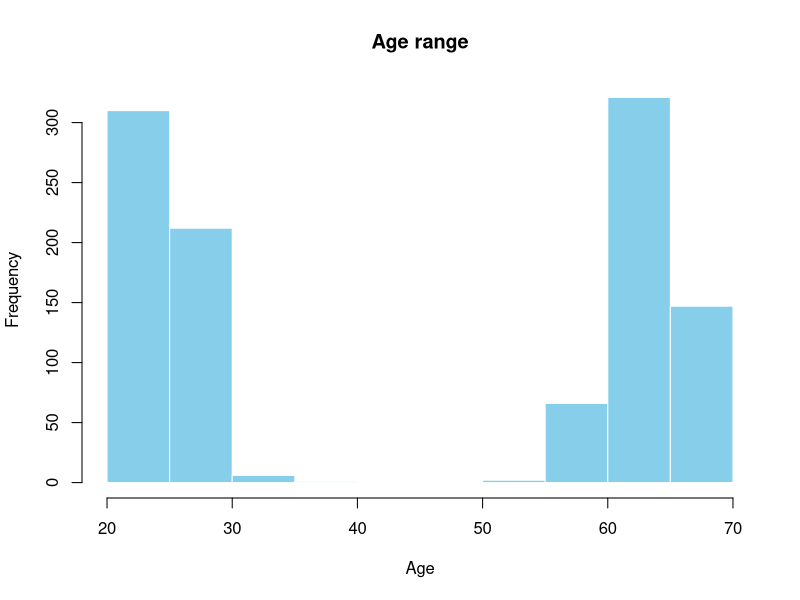
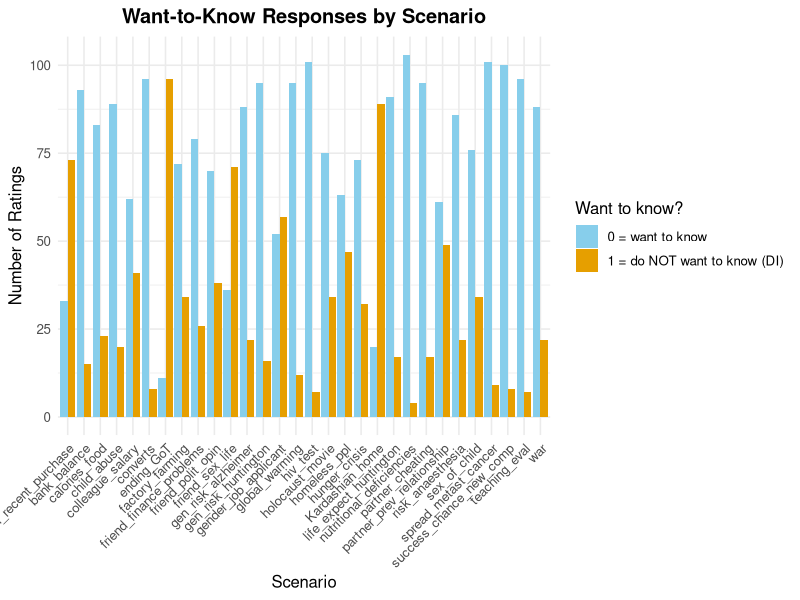
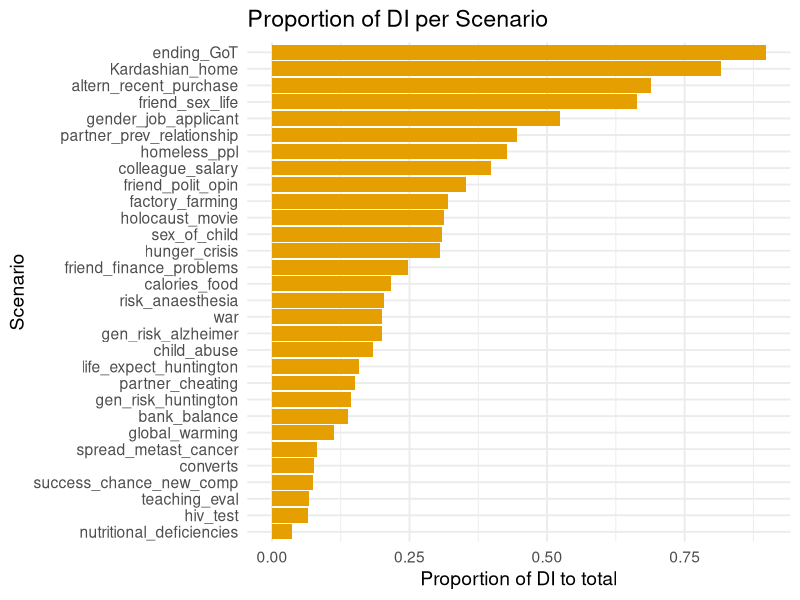
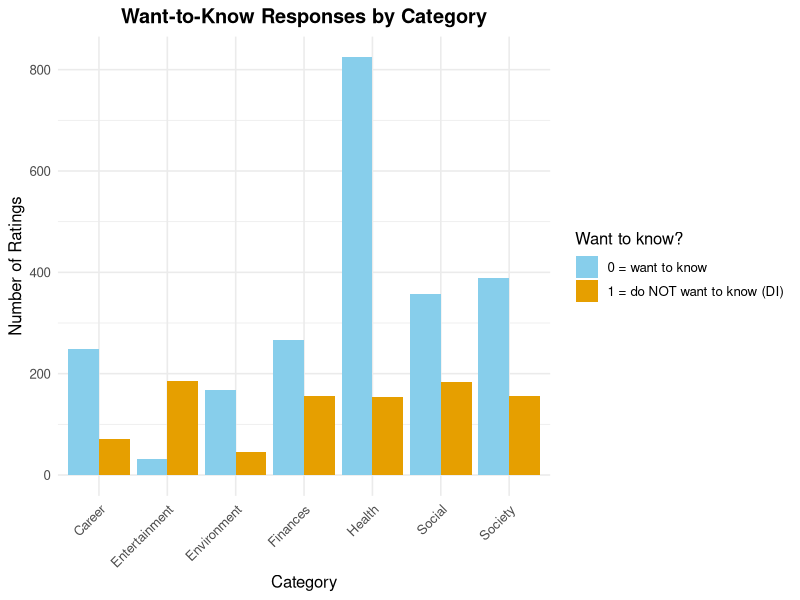
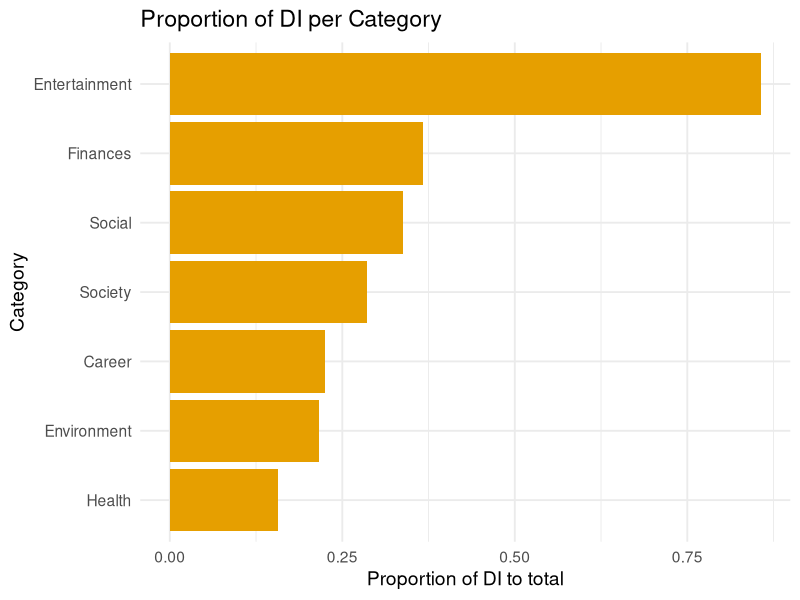
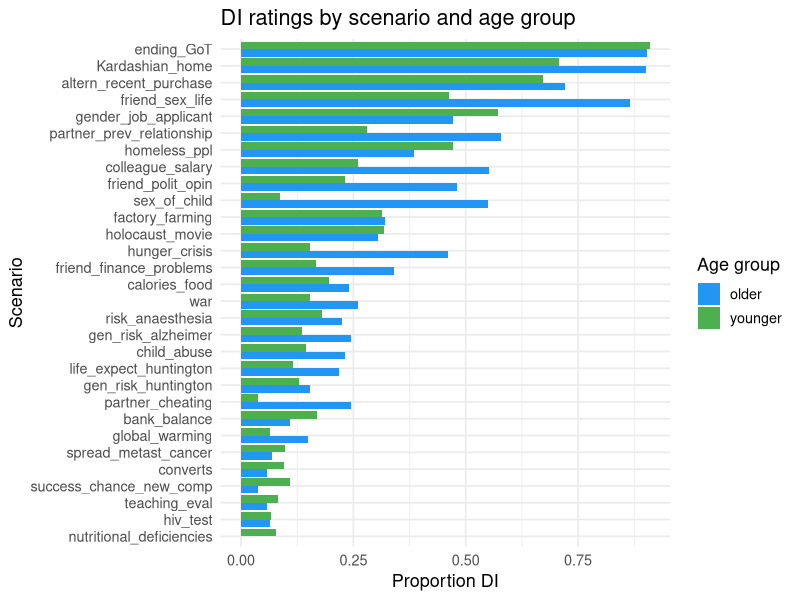
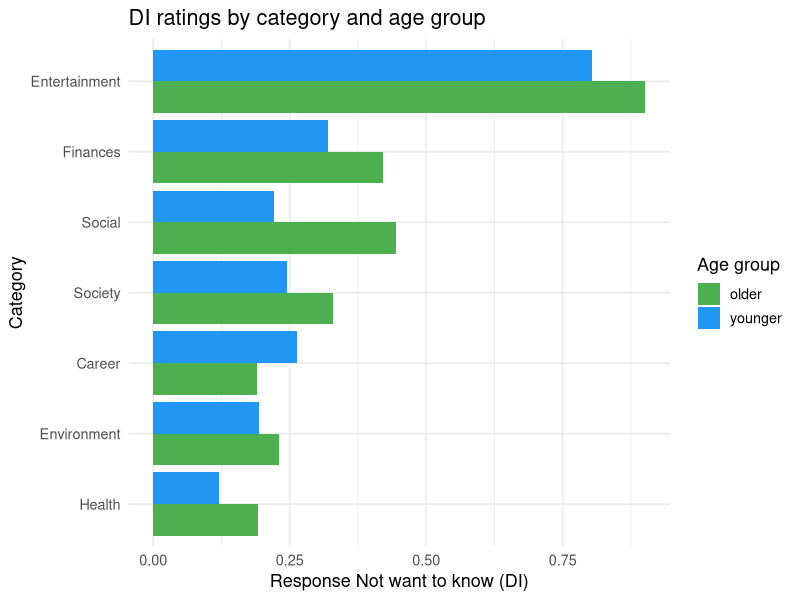
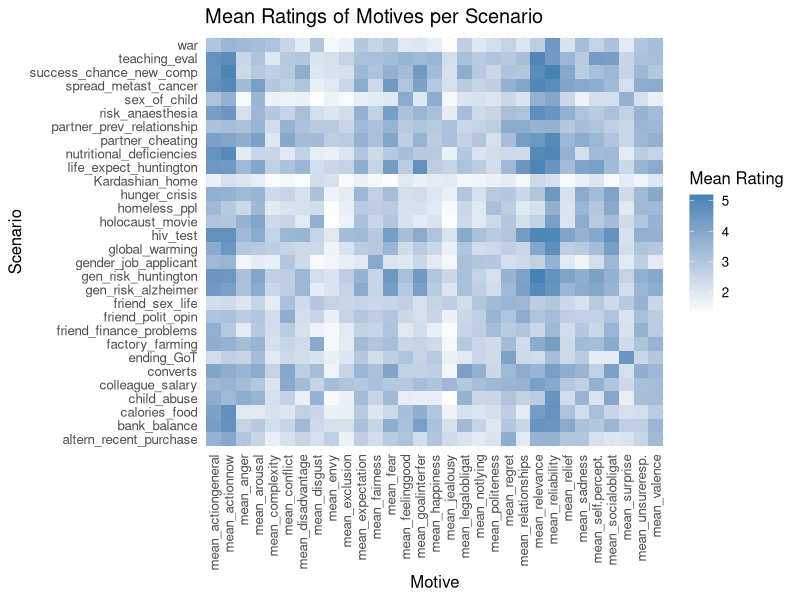

Here is the R script that generated these plots, in order:
## ---- chunk 1
knitr::opts_chunk$set(echo = TRUE)
library(readr)
library(dplyr)
library(tidyr)
library(ggplot2)
library(knitr)
## ---- chunk 2
dat <- read_csv("dl2_data_processed.csv")
## ---- chunk 3
dat_short <- dat %>%
filter(!is.na(want_to_know_bin))
## ---- chunk 4
dat_short <- dat_short %>%
  mutate(
    Scenario_Category = case_when(
      Scenario_Content %in% c(
        "hiv_test", "gen_risk_alzheimer", "gen_risk_huntington", 
        "life_expect_huntington", "spread_metast_cancer", "risk_anaesthesia",
        "nutritional_deficiencies", "calories_food", "sex_of_child"
      ) ~ "Health",
      
      Scenario_Content %in% c(
        "partner_cheating", "partner_prev_relationship",
        "converts",
        "friend_polit_opin", "friend_sex_life"
      ) ~ "Social",
      
      Scenario_Content %in% c(
        "colleague_salary", "bank_balance",
        "altern_recent_purchase", "friend_finance_problems"
      ) ~ "Finances",
      
      Scenario_Content %in% c(
        "success_chance_new_comp", "gender_job_applicant", "teaching_eval"
      ) ~ "Career",
      
      Scenario_Content %in% c(
        "hunger_crisis", "war", "holocaust_movie",
        "child_abuse", "homeless_ppl"
      ) ~ "Society",
      
      Scenario_Content %in% c(
        "Kardashian_home", "ending_GoT"
      ) ~ "Entertainment",
      
      Scenario_Content %in% c(
        "global_warming", "factory_farming"
      ) ~ "Environment",
    )
  )

## ---- chunk 5
motive_vars <- c("expectation","valence","arousal", "sadness","anger","fear", 
                  "jealousy","envy","disgust","regret","feelinggood","relief",
                  "happiness","complexity","relevance","reliability","relationships",
                  "conflict","politeness","notlying","unsureresp.","exclusion",
                  "self.percept.","actiongeneral","actionnow","disadvantage",
                  "goalinterfer","socialobligat","legalobligat","surprise","fairness")


data_wide <- dat_short %>%
  select(ResponseId, Age, Age_group, Scenario_Code, all_of(motive_vars)) %>%
  # long -> wide
  pivot_wider(
    id_cols = c(ResponseId, Age, Age_group), 
    names_from = Scenario_Code,
    values_from = all_of(motive_vars),
    names_sep = "_"
  )

## ---- chunk 6
nrow(data_wide)
## ---- chunk 7
data_wide %>%
  dplyr::group_by(Age_group) %>%
  dplyr::summarise(count = n())
## ---- chunk 8
range(data_wide$Age, na.rm = TRUE)
## ---- chunk 9
hist(data_wide$Age,
     main = "Age range",
     xlab = "Age",
     ylab = "Frequency",
     col = "skyblue",
     border = "white")
## ---- chunk 10
ratings_count_person <- dat_short %>%
  dplyr::filter(want_to_know_bin %in% c(0, 1)) %>%  
  dplyr::group_by(ResponseId) %>%
  dplyr::summarise(
    n_valid_ratings = n(),   
    .groups = "drop"
  )
## ---- chunk 11
rating_cols <- setdiff(names(data_wide), c("ResponseId", "Age_group"))

motives_count_person <- data_wide %>%
  mutate(
    n_ratings_filled = rowSums(
      select(., all_of(rating_cols)) != -99 & !is.na(select(., all_of(rating_cols)))
    )
  ) %>%
  select(ResponseId, n_ratings_filled)

### Combine Both Counts
ratings_combined <- merge(
  ratings_count_person,
  motives_count_person,
  by = "ResponseId"
)

ratings_combined <- ratings_combined %>%
  mutate(avg_ratings_per_scenario = n_ratings_filled / n_valid_ratings)
## ---- chunk 12
mean(ratings_combined$avg_ratings_per_scenario, na.rm = TRUE)
## ---- chunk 13
dat_short <- dat_short %>%
  mutate(Age_group = ifelse(is.na(Age_group), "unknown", Age_group))

scenario_participants <- dat_short %>%
  dplyr::group_by(Scenario_Content, Age_group) %>%
  dplyr::summarise(n_ratings = n(), .groups = "drop")

scenario_participants
## ---- chunk 14
overall_DI <- dat_short %>%
  dplyr::filter(!is.na(want_to_know_bin)) %>%
  dplyr::summarise(
    total_responses = n(),
    total_DI = sum(want_to_know_bin == 1),
    proportion_DI = mean(want_to_know_bin == 1)
  )

overall_DI 
## ---- chunk 15
scenario_counts <- dat_short %>%
  dplyr::group_by(Scenario_Content) %>%
  dplyr::summarise(n_ratings = n(), .groups = "drop")

scenario_counts
## ---- chunk 16
di_scenario <- dat_short %>% 
  dplyr::group_by(Scenario_Content, want_to_know_bin) %>% 
  dplyr::summarise(n_ratings = n(),.groups = "drop")

## ---- chunk 17
ggplot(di_scenario, aes(x = Scenario_Content, y = n_ratings, fill = factor(want_to_know_bin))) +
  geom_bar(stat = "identity", position = "dodge") +
  scale_fill_manual(values = c("0" = "skyblue", "1" = "#E69F00"),
                    name = "Want to know?",
                    labels = c("0 = want to know", "1 = do NOT want to know (DI)")) +
  labs(
    title = "Want-to-Know Responses by Scenario",
    x = "Scenario",
    y = "Number of Ratings"
  ) +
  theme_minimal(base_size = 12) +
  theme(
    axis.text.x = element_text(angle = 45, hjust = 1),
    plot.title = element_text(face = "bold", hjust = 0.5)
  )

## ---- chunk 18
di_scenario_full <- dat_short %>% 
  dplyr::group_by(Scenario_Content) %>%
  dplyr::summarise(
    n_0  = sum(want_to_know_bin == 0, na.rm = TRUE),
    n_di  = sum(want_to_know_bin == 1, na.rm = TRUE),
    total = n_0 + n_di,
    prop_1 = n_di / total,
    .groups = "drop"
  )%>%
  dplyr::arrange(desc(prop_1))

di_scenario_full <- di_scenario_full %>%
  mutate(Scenario_Content = factor(Scenario_Content, levels = Scenario_Content[order(prop_1)]))
## ---- chunk 19
ggplot(di_scenario_full, aes(x = Scenario_Content, y = prop_1)) +
  geom_col(fill = "#E69F00") +
  coord_flip() +
  labs(
    title = "Proportion of DI per Scenario",
    x = "Scenario",
    y = "Proportion of DI to total"
  ) +
  theme_minimal(base_size = 14)
## ---- chunk 20
di_category <- dat_short %>% 
  dplyr::group_by(Scenario_Category, want_to_know_bin) %>% 
  dplyr::summarise(n_ratings = n(),.groups = "drop")
## ---- chunk 21
ggplot(di_category, aes(x = Scenario_Category, y = n_ratings, fill = factor(want_to_know_bin))) +
  geom_bar(stat = "identity", position = "dodge") +
  scale_fill_manual(values = c("0" = "skyblue", "1" = "#E69F00"),
                    name = "Want to know?",
                    labels = c("0 = want to know", "1 = do NOT want to know (DI)")) +
  labs(
    title = "Want-to-Know Responses by Category",
    x = "Category",
    y = "Number of Ratings"
  ) +
  theme_minimal(base_size = 12) +
  theme(
    axis.text.x = element_text(angle = 45, hjust = 1),
    plot.title = element_text(face = "bold", hjust = 0.5)
  )

## ---- chunk 22
di_category_full <- dat_short %>% 
  dplyr::group_by(Scenario_Category) %>%
  dplyr::summarise(
    n_0  = sum(want_to_know_bin == 0, na.rm = TRUE),
    n_di  = sum(want_to_know_bin == 1, na.rm = TRUE),
    total = n_0 + n_di,
    prop_1 = n_di / total,
    .groups = "drop"
  )%>%
  dplyr::arrange(desc(prop_1))

di_category_full <- di_category_full %>%
  mutate(Scenario_Category = factor(Scenario_Category, levels = Scenario_Category[order(prop_1)]))
## ---- chunk 23
ggplot(di_category_full, aes(x = Scenario_Category, y = prop_1)) +
  geom_col(fill = "#E69F00") +
  coord_flip() +
  labs(
    title = "Proportion of DI per Category",
    x = "Category",
    y = "Proportion of DI to total"
  ) +
  theme_minimal(base_size = 14)
## ---- chunk 24
overall_DI_age <- dat_short %>%
  dplyr::filter(!is.na(want_to_know_bin)) %>%
  dplyr::group_by(Age_group) %>%        
  dplyr::summarise(
    total_responses = n(),
    total_DI = sum(want_to_know_bin == 1),
    proportion_DI = mean(want_to_know_bin == 1),
    .groups = "drop"
  )
overall_DI_age
## ---- chunk 25
scenario_age_prop <- dat_short %>%
  dplyr::group_by(Scenario_Content, Age_group) %>%
  dplyr::summarise(
    total_participants = n(),
    n_want_to_know = sum(want_to_know_bin == 1, na.rm = TRUE),
    .groups = "drop"
  ) %>%
  dplyr::mutate(prop_want_to_know = n_want_to_know / total_participants) %>%
  dplyr::select(-n_want_to_know, -total_participants) %>%
  pivot_wider(
    names_from = Age_group,
    values_from = prop_want_to_know,
    values_fill = 0
  ) %>%
  mutate(diff_prop_young_old = younger - older) %>%
  arrange(desc(diff_prop_young_old)) 

scenario_age_prop 
## ---- chunk 26
scenario_age_long <- scenario_age_prop %>%
  pivot_longer(cols = c(younger, older),
               names_to = "Age_group",
               values_to = "prop_want_to_know") %>%
  group_by(Scenario_Content) %>%
  mutate(mean_prop = mean(prop_want_to_know, na.rm = TRUE)) %>%
  ungroup()

ggplot(scenario_age_long,
       aes(x = reorder(Scenario_Content, mean_prop),
           y = prop_want_to_know,
           fill = Age_group)) +
  geom_col(position = "dodge") +
  scale_fill_manual(values = c("younger" = "#4CAF50", "older" = "#2196F3"),
                    labels = c("older", "younger")) +
  labs(
    title = "DI ratings by scenario and age group",
    x = "Scenario",
    y = "Proportion DI",
    fill = "Age group"
  ) +
  coord_flip() +
  theme_minimal(base_size = 13)
## ---- chunk 27
category_age_prop <- dat_short %>%
  dplyr::group_by(Scenario_Category, Age_group) %>%
  dplyr::summarise(
    total_participants = n(),
    n_want_to_know = sum(want_to_know_bin == 1, na.rm = TRUE),
    .groups = "drop"
  ) %>%
  dplyr::mutate(prop_want_to_know = n_want_to_know / total_participants) %>%
  dplyr::select(-n_want_to_know, -total_participants) %>%
  pivot_wider(
    names_from = Age_group,
    values_from = prop_want_to_know,
    values_fill = 0
  ) %>%
  mutate(diff_prop_young_old = younger - older) %>%
  arrange(desc(diff_prop_young_old)) 

category_age_prop
## ---- chunk 28
scenario_age_long_cat <- category_age_prop %>%
  pivot_longer(cols = c(younger, older),
               names_to = "Age_group",
               values_to = "prop_want_to_know") %>%
  group_by(Scenario_Category) %>%
  mutate(mean_prop = mean(prop_want_to_know, na.rm = TRUE)) %>%
  ungroup()

ggplot(scenario_age_long_cat,
       aes(x = reorder(Scenario_Category, mean_prop),
           y = prop_want_to_know,
           fill = Age_group)) +
  geom_col(position = "dodge") +
  scale_fill_manual(values = c("older" = "#4CAF50", "younger" = "#2196F3"),
                    labels = c("older", "younger")) +
  labs(
    title = "DI ratings by category and age group",
    x = "Category",
    y = "Response Not want to know (DI)",
    fill = "Age group"
  ) +
  coord_flip() +
  theme_minimal(base_size = 13)
## ---- chunk 29
overall_motives <- dat_short %>%
  summarise(across(all_of(motive_vars), ~ mean(.x[.x != -99], na.rm = TRUE))) %>%
  pivot_longer(cols = everything(), names_to = "motive", values_to = "mean_rating") %>%
  arrange(desc(mean_rating))

overall_motives
## ---- chunk 30
ratings_per_motive_mean <- dat_short %>%
  dplyr::group_by(Scenario_Content) %>%
  dplyr::summarise(
    across(
      all_of(motive_vars),
      ~ mean(.x[.x != -99], na.rm = TRUE),
      .names = "mean_{.col}"
    ),
    .groups = "drop"
  )
## ---- chunk 31
ratings_long <- ratings_per_motive_mean %>%
  pivot_longer(
    cols = starts_with("mean_"),
    names_to = "Motive",
    values_to = "MeanRating"
  )


ggplot(ratings_long, aes(x = Motive, y = Scenario_Content, fill = MeanRating)) +
  geom_tile() +
  scale_fill_gradient(low = "white", high = "steelblue") +
  labs(
    title = "Mean Ratings of Motives per Scenario",
    x = "Motive",
    y = "Scenario",
    fill = "Mean Rating"
  ) +
  theme_minimal(base_size = 12) +
  theme(axis.text.x = element_text(angle = 90, vjust = 0.5, hjust=1))

## ---- chunk 32
top3_motives <- dat_short %>%
  dplyr::group_by(Scenario_Content) %>%
  dplyr::summarise(across(all_of(motive_vars),
                   ~ mean(.x[.x != -99], na.rm = TRUE),  
                   .names = "avg_{.col}"),
            .groups = "drop") %>%
  pivot_longer(
    cols = starts_with("avg_"),
    names_to = "motive",
    values_to = "avg_rating"
  ) %>%
  mutate(motive = sub("^avg_", "", motive)) %>%
  dplyr::group_by(Scenario_Content) %>%
  slice_max(avg_rating, n = 3, with_ties = FALSE) %>% 
  arrange(Scenario_Content, desc(avg_rating)) %>%
  ungroup()
## ---- chunk 33
top3_motives_table <- dat_short %>%
  dplyr::group_by(Scenario_Content) %>%
  dplyr::summarise(
    across(
      all_of(motive_vars),
      ~ mean(.x[.x != -99], na.rm = TRUE),  
      .names = "avg_{.col}"
    ),
    .groups = "drop"
  ) %>%
  pivot_longer(
    cols = starts_with("avg_"),
    names_to = "motive",
    values_to = "avg_rating"
  ) %>%
  mutate(motive = sub("^avg_", "", motive)) %>%
  dplyr::group_by(Scenario_Content) %>%
  slice_max(avg_rating, n = 3, with_ties = FALSE) %>%
  arrange(Scenario_Content, desc(avg_rating)) %>%
  mutate(rank = row_number()) %>%
  pivot_wider(
    names_from = rank,
    values_from = c(motive, avg_rating),
    names_glue = "Top{rank}_{.value}"
  ) %>%
  arrange(Scenario_Content)

knitr::kable(top3_motives_table, digits = 2, caption = "Top 3 Motives (Mean Ratings) per Scenario")
## ---- chunk 34
ggplot(top3_motives, aes(x = motive, y = Scenario_Content, fill = avg_rating)) +
  geom_tile(color = "white") +
  scale_fill_gradient(low = "white", high = "steelblue") +
  labs(
    title = "Top 3 Motives by Scenario",
    x = "Motive",
    y = "Scenario",
    fill = "Mean Rating"
  ) +
  theme_minimal(base_size = 12) +
  theme(axis.text.x = element_text(angle = 45, hjust = 1))
## ---- chunk 35
ratings_per_motive_mean_cat <- dat_short %>%
  dplyr::group_by(Scenario_Category) %>%
  dplyr::summarise(
    across(
      all_of(motive_vars),
      ~ mean(.x[.x != -99], na.rm = TRUE),
      .names = "mean_{.col}"
    ),
    .groups = "drop"
  )

ratings_per_motive_mean_cat
## ---- chunk 36
ratings_long_cat <- ratings_per_motive_mean_cat %>%
  pivot_longer(
    cols = starts_with("mean_"),
    names_to = "Motive",
    values_to = "MeanRating"
  )


ggplot(ratings_long_cat, aes(x = Motive, y = Scenario_Category, fill = MeanRating)) +
  geom_tile() +
  scale_fill_gradient(low = "white", high = "steelblue") +
  labs(
    title = "Mean Ratings of Motives by Category",
    x = "Motive",
    y = "Category",
    fill = "Mean Rating"
  ) +
  theme_minimal(base_size = 12) +
  theme(axis.text.x = element_text(angle = 90, vjust = 0.5, hjust=1))
## ---- chunk 37
top3_motives_cat <- dat_short %>%
  dplyr::group_by(Scenario_Category) %>%
  dplyr::summarise(across(all_of(motive_vars),
                          ~ mean(.x[.x != -99], na.rm = TRUE),
                          .names = "avg_{.col}"),
                   .groups = "drop") %>%
  pivot_longer(
    cols = starts_with("avg_"),
    names_to = "motive",
    values_to = "avg_rating"
  ) %>%
  mutate(motive = sub("^avg_", "", motive)) %>%
  dplyr::group_by(Scenario_Category) %>%
  slice_max(avg_rating, n = 3, with_ties = FALSE) %>% 
  arrange(Scenario_Category, desc(avg_rating)) %>%
  ungroup()
## ---- chunk 38
top3_motives_cat_table <- dat_short %>%
  dplyr::group_by(Scenario_Category) %>%
  dplyr::summarise(
    across(
      all_of(motive_vars),
      ~ mean(.x[.x != -99], na.rm = TRUE),  
      .names = "avg_{.col}"
    ),
    .groups = "drop"
  ) %>%
  pivot_longer(
    cols = starts_with("avg_"),
    names_to = "motive",
    values_to = "avg_rating"
  ) %>%
  mutate(motive = sub("^avg_", "", motive)) %>%
  dplyr::group_by(Scenario_Category) %>%
  slice_max(avg_rating, n = 3, with_ties = FALSE) %>%
  arrange(Scenario_Category, desc(avg_rating)) %>%
  mutate(rank = row_number()) %>%
  pivot_wider(
    names_from = rank,
    values_from = c(motive, avg_rating),
    names_glue = "Top{rank}_{.value}"
  ) %>%
  arrange(Scenario_Category)


knitr::kable(top3_motives_cat_table, digits = 2, caption = "Top 3 Motives (Mean Ratings) per Category")
## ---- chunk 39
ggplot(top3_motives_cat, aes(x = motive, y = Scenario_Category, fill = avg_rating)) +
  geom_tile(color = "white") +
  scale_fill_gradient(low = "white", high = "steelblue") +
  labs(
    title = "Top 3 Motives by Category",
    x = "Motive",
    y = "Category",
    fill = "Mean Rating"
  ) +
  theme_minimal(base_size = 12) +
  theme(axis.text.x = element_text(angle = 45, hjust = 1))

## ---- chunk 40
overall_motives_by_age <- dat_short %>%
  dplyr::filter(Age_group %in% c("younger", "older")) %>%   
  dplyr::group_by(Age_group) %>%
  dplyr::summarise(
    across(all_of(motive_vars),
           ~ mean(.x[.x != -99], na.rm = TRUE),
           .names = "avg_{.col}")
  ) %>%
  tidyr::pivot_longer(
    cols = starts_with("avg_"),
    names_to = "motive",
    values_to = "mean_rating"
  ) %>%
  dplyr::mutate(motive = sub("^avg_", "", motive)) %>%
  dplyr::arrange(Age_group, desc(mean_rating))

overall_motives_by_age
## ---- chunk 41
ggplot(overall_motives_by_age, aes(x = reorder(motive, mean_rating), 
                                   y = mean_rating, 
                                   fill = Age_group)) +
  geom_col(position = position_dodge(width = 0.8)) +
  coord_flip() +
  scale_fill_manual(values = c("older" = "#4CAF50", "younger" = "#2196F3"),
                    labels = c("older", "younger")) +
  labs(
    title = "Overall Motive Ratings by Age Group",
    x = "Motive",
    y = "Average Rating",
    fill = "Age Group"
  ) +
  theme_minimal(base_size = 12)
## ---- chunk 42
top3_motives_by_age <- dat_short %>%
  dplyr::filter(Age_group %in% c("younger", "older")) %>%  
  dplyr::group_by(Scenario_Content, Age_group) %>%
  dplyr::summarise(
    across(all_of(motive_vars),
           ~ mean(.x[.x != -99], na.rm = TRUE),
           .names = "avg_{.col}"),
    .groups = "drop"
  ) %>%
  tidyr::pivot_longer(
    cols = starts_with("avg_"),
    names_to = "motive",
    values_to = "avg_rating"
  ) %>%
  dplyr::mutate(motive = sub("^avg_", "", motive)) %>%
  dplyr::group_by(Scenario_Content, Age_group) %>%
  dplyr::slice_max(avg_rating, n = 3, with_ties = FALSE) %>%
  dplyr::arrange(Scenario_Content, Age_group, desc(avg_rating)) %>%
  dplyr::ungroup()

top3_motives_by_age 
## ---- chunk 43
top3_motives_by_age_cat <- dat_short %>%
  dplyr::filter(Age_group %in% c("younger", "older")) %>% 
  dplyr::group_by(Scenario_Category, Age_group) %>%
  dplyr::summarise(
    across(all_of(motive_vars),
           ~ mean(.x[.x != -99], na.rm = TRUE),
           .names = "avg_{.col}"),
    .groups = "drop"
  ) %>%
  tidyr::pivot_longer(
    cols = starts_with("avg_"),
    names_to = "motive",
    values_to = "avg_rating"
  ) %>%
  dplyr::mutate(motive = sub("^avg_", "", motive)) %>%
  dplyr::group_by(Scenario_Category, Age_group) %>%
  dplyr::slice_max(avg_rating, n = 3, with_ties = FALSE) %>%
  dplyr::arrange(Scenario_Category, Age_group, desc(avg_rating)) %>%
  dplyr::ungroup()

top3_motives_by_age_cat
## ---- chunk 44
ggplot(top3_motives_by_age_cat,
       aes(x = reorder(motive, avg_rating), y = avg_rating, fill = Age_group)) +
  geom_col(position = "dodge") +
  facet_wrap(~ Scenario_Category, scales = "free_x", ncol = 5) +
  coord_flip() +
  scale_fill_manual(values = c("older" = "#4CAF50", "younger" = "#2196F3"),
                    labels = c("older", "younger")) +
  labs(
    title = "Top 3 Motives by Scenario Category and Age Group",
    x = "Motive",
    y = "Mean Rating",
    fill = "Age Group"
  ) +
  theme_minimal(base_size = 12)
## ---- chunk 45
ratings_per_motive_DI <- dat_short %>%
  dplyr::group_by(want_to_know_bin) %>%
  dplyr::summarise(
    across(
      all_of(motive_vars),
      ~ mean(.x[.x != -99], na.rm = TRUE),
      .names = "mean_{.col}"
    ),
    .groups = "drop"
  )
## ---- chunk 46
motive_means_di <- dat_short %>%
  filter(want_to_know_bin == 1) %>%  
  group_by(Scenario_Content) %>%    
  summarise(across(
    all_of(motive_vars),
    ~ mean(.x[.x != -99], na.rm = TRUE),  
    .names = "avg_{.col}"
  )) %>%
  pivot_longer(
    cols = starts_with("avg_"),
    names_to = "motive",
    values_to = "mean_rating"
  ) %>%
  mutate(motive = sub("^avg_", "", motive)) %>%
  arrange(Scenario_Content, desc(mean_rating))

scenario_props <- dat_short %>%
  group_by(Scenario_Content) %>%
  summarise(
    prop_want_1 = mean(want_to_know_bin == 1, na.rm = TRUE),
    .groups = "drop"
  )



motive_means_di <- motive_means_di %>%
  left_join(scenario_props, by = "Scenario_Content")

motive_means_di
## ---- chunk 47
motive_means_noDI <- dat_short %>%
  filter(want_to_know_bin == 0) %>%  
  group_by(Scenario_Content) %>%     
  summarise(across(
    all_of(motive_vars),
    ~ mean(.x[.x != -99], na.rm = TRUE),
    .names = "avg_{.col}"
  )) %>%
  pivot_longer(
    cols = starts_with("avg_"),
    names_to = "motive",
    values_to = "mean_rating"
  ) %>%
  mutate(motive = sub("^avg_", "", motive)) %>%
  arrange(Scenario_Content, desc(mean_rating))

motive_means_noDI <- motive_means_noDI %>%
  left_join(scenario_props, by = "Scenario_Content")

motive_means_noDI
## ---- chunk 48
ratings_long_DI <- ratings_per_motive_DI %>%
  pivot_longer(
    cols = starts_with("mean_"),
    names_to = "motive",
    values_to = "mean_rating"
  ) %>%
  mutate(
    motive = sub("^mean_", "", motive),
    want_to_know_bin = factor(
      want_to_know_bin,
      levels = c(1, 0),
      labels = c("Not want to know (DI)", "Want to know")
    )
  )

ggplot(ratings_long_DI, aes(x = motive, y = mean_rating, group = want_to_know_bin, color = want_to_know_bin)) +
  geom_line(linewidth = 1) +
  geom_point(size = 2) +
  scale_color_manual(
    values = c(
      "Want to know" = "#56B4E9" ,  
      "Not want to know (DI)" =    "#E69F00"   
    )
  ) +
  theme_minimal(base_size = 12) +
  labs(
    title = "Mean Motive Ratings by DI Response",
    x = "Motive",
    y = "Mean Rating",
    color = "Response"
  ) +
  theme(
    axis.text.x = element_text(angle = 45, hjust = 1),
    plot.title = element_text(face = "bold", size = 14)
  )

## ---- chunk 49
top3_motives_DI <- dat_short %>%
  dplyr::group_by(want_to_know_bin) %>%
  dplyr::summarise(across(all_of(motive_vars),
                          ~ mean(.x[.x != -99], na.rm = TRUE),
                          .names = "avg_{.col}"),
                   .groups = "drop") %>%
  pivot_longer(
    cols = starts_with("avg_"),
    names_to = "motive",
    values_to = "avg_rating"
  ) %>%
  mutate(motive = sub("^avg_", "", motive)) %>%
  dplyr::group_by(want_to_know_bin) %>%
  slice_max(avg_rating, n = 3, with_ties = FALSE) %>%  
  arrange(want_to_know_bin, desc(avg_rating)) %>%
  ungroup()

top3_motives_DI
## ---- chunk 50
top3_motives_by_age_DI <- dat_short %>%
  dplyr::filter(Age_group %in% c("younger", "older")) %>%  
  dplyr::group_by(want_to_know_bin, Age_group) %>%
  dplyr::summarise(
    across(all_of(motive_vars),
           ~ mean(.x[.x != -99], na.rm = TRUE),
           .names = "avg_{.col}"),
    .groups = "drop"
  ) %>%
  tidyr::pivot_longer(
    cols = starts_with("avg_"),
    names_to = "motive",
    values_to = "avg_rating"
  ) %>%
  dplyr::mutate(motive = sub("^avg_", "", motive)) %>%
  dplyr::group_by(want_to_know_bin, Age_group) %>%
  dplyr::slice_max(avg_rating, n = 3, with_ties = FALSE) %>%
  dplyr::arrange(want_to_know_bin, Age_group, desc(avg_rating)) %>%
  dplyr::ungroup()

top3_motives_by_age_DI
## ---- chunk 51
ggplot(top3_motives_by_age_DI,
       aes(x = reorder(motive, avg_rating), y = avg_rating, fill = Age_group)) +
  geom_col(position = position_dodge(width = 0.8), width = 0.7) +
  facet_wrap(~ want_to_know_bin, scales = "free_x", ncol = 2,
             labeller = labeller(want_to_know_bin = c(`1` = "Do not want to know (DI)", `0` = "Want to know"))) +
  scale_fill_manual(values = c("older" = "#4CAF50", "younger" = "#2196F3"),
                    labels = c("older", "younger")) +
  labs(
    title = "Top 3 Motives by Age Group and DI Response",
    x = "Motive",
    y = "Average Rating",
    fill = "Age Group"
  ) +
  theme_minimal(base_size = 12)
